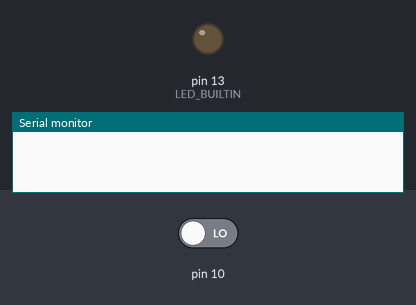
Recording of a sketch running on a simulated Arduino Uno, built with avr-gcc and run on an emulated ATmega328P. Parts: output pins drawn as LEDs (lit = HIGH), the last lines printed to the serial monitor. Dashed ring = blinking. Inputs (shaded band) come from the test bench; at power-on: pin 10 LOW.

Above: at 1.5 s.
1.6 s: pin 10 driven HIGH
At 1.76 s:
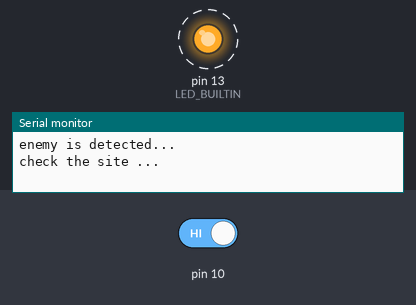
4.6 s: pin 10 driven LOW
At 5.4 s:
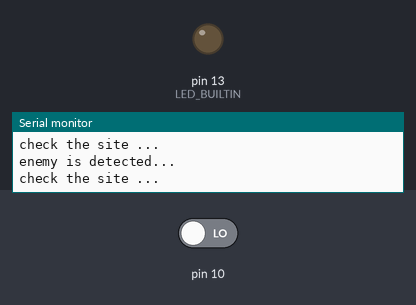
Timing chart, 0 to 7.6 s (numbered marks = the images above; inputs shaded):
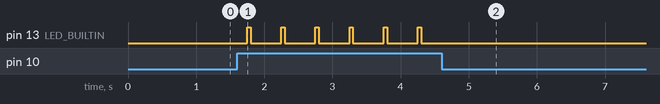

The sketch:

___3_example.ino
```cpp
// 타이머란 0 ~ 9999999를 세다가 정해진 오버플로우를 넘어가는 순간 플래그가 생겨서 인터럽트에 걸리는 것이다.
#include <TimerThree.h>

const uint8_t PIR_PIN = 10U;
// const uint8_t LED_BUILTIN = 10U;       //불가능한 표현이다. LED_BUILTIN = 13번핀이라는 고유명사 이다.

void detect_person();

void setup() {
  // put your setup code here, to run once:
  Serial.begin(112500UL);
  Timer3.initialize(250000); // 2^16 = 0 ~ 65535 // microsecond 10^-6 // 매 0.25초 가 될때 PIR 센서가 감지
  Timer3.attachInterrupt(detect_person); // call back 함수를 만든다. 이름은 detect_person
  pinMode(PIR_PIN, INPUT);
  pinMode(LED_BUILTIN, OUTPUT);
}

void detect_person()
{
  interrupts();                                          //인터럽트의 중복 방지
  if(digitalRead(PIR_PIN))
  {
    Serial.println(F("enemy is detected..."));
    Serial.println(F("check the site ..."));
    digitalWrite(LED_BUILTIN, HIGH);
  }
  noInterrupts();                                       //인터럽트 중복 방지 해제
}

void loop() {
  // put your main code here, to run repeatedly:
  digitalWrite(LED_BUILTIN, LOW);
  delay(100UL);
}
```

Measured:
- after the input at 1.6 s, pin 13 (LED_BUILTIN): alternates HIGH for 0.05 s and LOW for 0.45 s, starting after 0.15 s
- after the input at 4.6 s, pin 13 (LED_BUILTIN): stops changing and stays LOW
